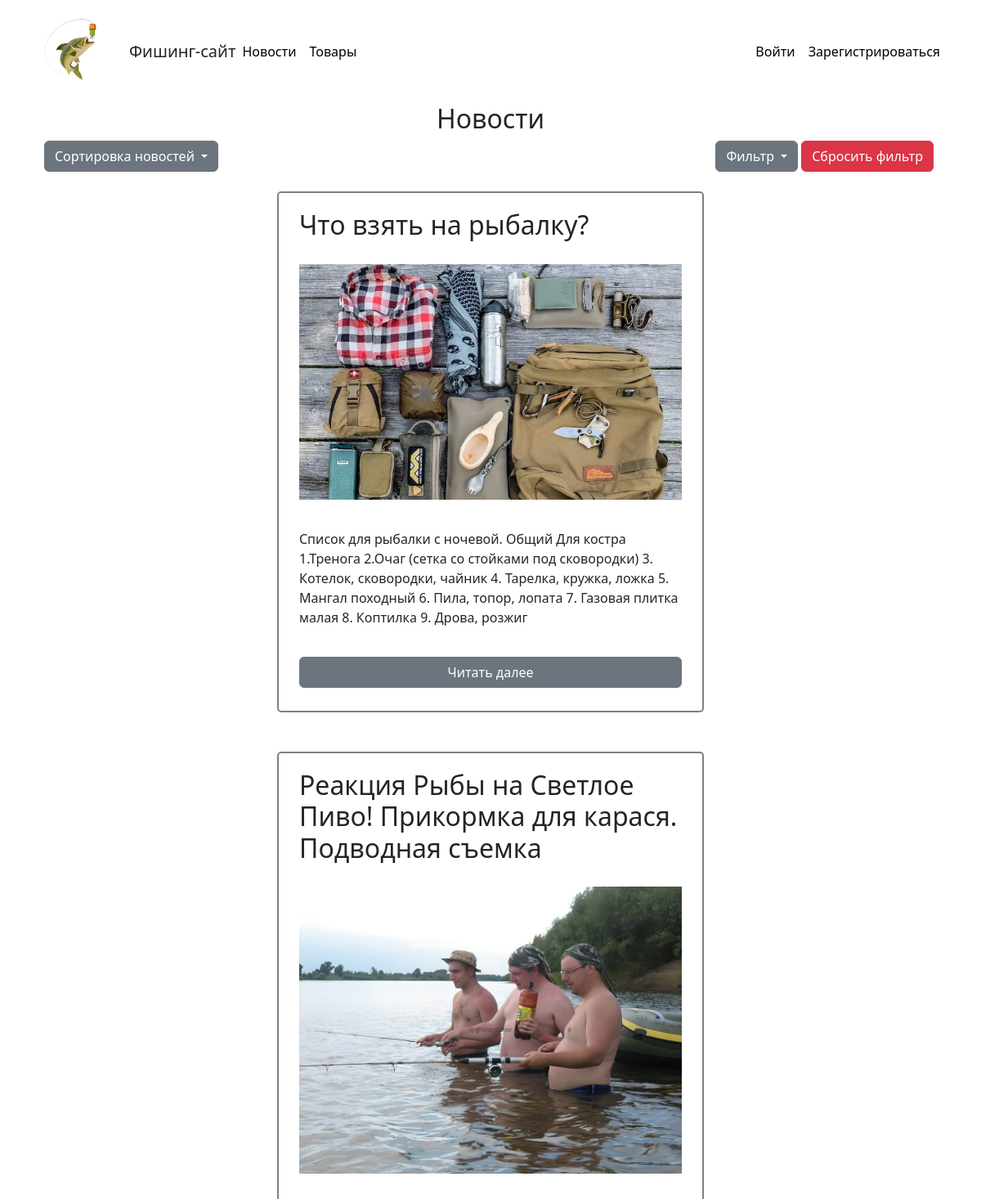
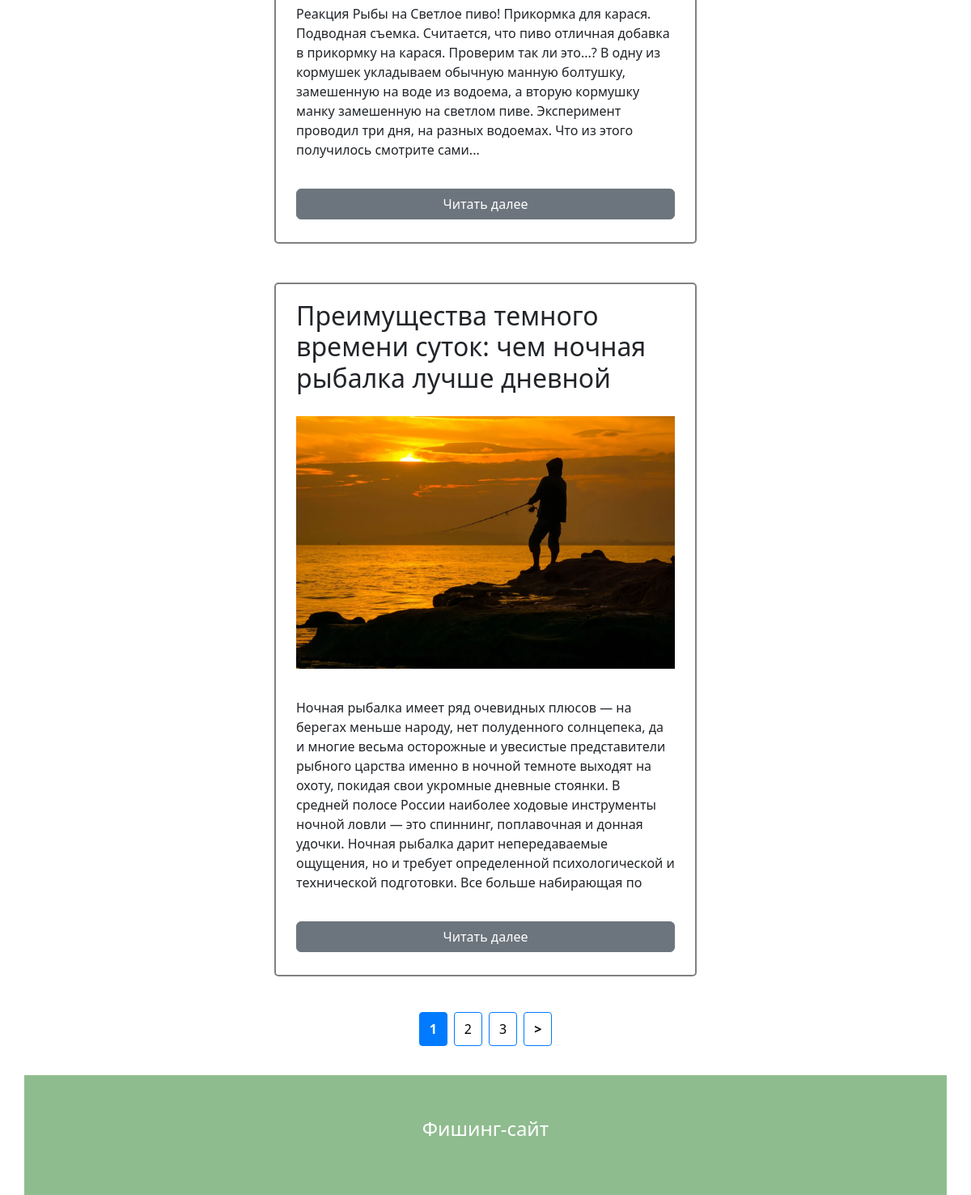
Page /news/ on the committed database (2 pictures, top to bottom).
### core/app/news/models.py (models this page shows)
class News(db.Model):
    __tablename__ = "news"
    id = db.Column(db.Integer, primary_key=True)
    title = db.Column(db.String(100), nullable=False)
    picture = db.Column(
        db.String(200),
        nullable=True,
    )
    text = db.Column(
        db.String(500),
        nullable=False,
    )
    author_id = db.Column(db.Integer, db.ForeignKey("users.id", name="author"))
    author = db.relationship(User)
    news_type = db.Column(
        sqlalchemy.Enum(NewsType),
        default=NewsType.regular,
    )
    is_published = db.Column(
        db.Boolean,
        nullable=False,
        default=True,
    )
    created_at = db.Column(db.DateTime, default=datetime.now)

### core/routes/news/routes.py (the view)
@news_bp.route("/news/", methods=["GET"])
def get_news():
    page = request.args.get("page")
    news_type = request.args.get("news_type")
    sorting = request.args.get("sorting")
    use_case = GetNewsUseCase(
        news_service=NewsService,
    )
    page = abs(int(page)) if page else 1
    news, page_quantity = use_case.execute(
        page=page, news_type=news_type, sorting=sorting
    )
    return render_template(
        "news/news.html",
        news=news,
        page=page,
        page_quantity=page_quantity,
        news_type=news_type,
        sorting=sorting,
    )

### core/app/news/services.py (called while the page is built)
    def get_published_news(
        page: str | None, news_type: str | None, sorting: str | None
    ):
        sorting = sorting if sorting else "default"
        query = db.session.query(News).filter(News.is_published == True)
        if news_type:
            query = query.filter(News.news_type == news_type)
        news = query.order_by(desc(NewsService.SORTING_TYPES[sorting])).all()
        news_quantity = len(news)
        return news[(page - 1) * 3 : page * 3], news_quantity

### core/app/news/use_cases.py (called while the page is built)
    def execute(self, page: str | None, news_type: str | None, sorting: str | None):
        news, news_quantity = self.news_service.get_published_news(
            page=page, news_type=news_type, sorting=sorting
        )
        page_quantity = math.ceil(news_quantity / 4)
        return news, page_quantity

### templates/news/news.html (shortened to what this page needs)
{% extends "base.html" %}
{% block content %}
<div class="container">
    <h2 class="text-center">Новости</h2>
    <div class="dropdown">
        <div class="row d-flex justify-content-between">
            <div class="col-4">
                <button class="btn btn-secondary dropdown-toggle" type="button" id="dropdownMenuButton1"
                         data-bs-toggle="dropdown" aria-expanded="false">
                    Сортировка новостей
                </button>
            </div>
            <div class="col-4 d-flex justify-content-end">
                <div>
                        <button class="btn btn-secondary dropdown-toggle" type="button" id="dropdownMenuButton1"
                            data-bs-toggle="dropdown" aria-expanded="false">
                        Фильтр
                    </button>
                </div>
                <a class="btn btn-danger mx-1" href="/news/">Сбросить фильтр</a>
            </div>
        </div>
    </div>
    <div class="">
        <div class="row d-flex justify-content-center">
            {% for item in news %}
            <div class="row d-flex justify-content-center">
                <div class="col-12 col-md-6 my-4">
                    {% if item.news_type.value == "regular" %}
                        <div class="news_block">
                            <div>
                                <h2>{{ item.title }}</h2>
                            </div>
                            <div>
                                <p><img class="w-100" src="../{{ item.picture }}" alt=""></p>
                            </div>
                            <div>
                                <p>{{ item.text }}</p>
                            </div>
                            <a href="/news/{{ item.id }}" class="btn btn-secondary mb-2">Читать далее</a>
                        </div>
                    {% endif %}
                </div>
            </div>
            {% endfor %}
        </div>
    </div>
    <div class="pagination">
        <a href="" class="pag active">1</a>
        <a class="pag">2</a>
        <a class="pag">3</a>
        <a onclick="handleClickNext()" href="" class="next">></a>
    </div>
</div>
{% endblock %}

### static/css/styles.css (style rules this page uses)
.news_block { border-radius: 5px; border: 2px solid grey; padding: 20px 25px 20px 25px; display: flex; flex-direction: column; gap: 20px }

### static/css/pagination.css (style rules this page uses)
.pagination { display: flex; justify-content: center; padding: 20px; }
.pagination a { color: black; padding: 8px 12px; text-decoration: none; margin: 0 4px; border: 1px solid #007bff; border-radius: 4px; transition: background-color 0.3s, color 0.3s; }
.pagination .active { background-color: #007bff; color: white; font-weight: bold; }
.pagination .prev, .pagination .next { font-weight: bold; }

### rows in the picture
News: title "Что взять на рыбалку?", picture (picture), text "Список для рыбалки с ночевой. Общий Для костра 1.Тренога 2.Очаг (сетка со стойками под сковородки) 3. Котелок, сковородки, чайник 4. Тарелка, кружка, ложка 5. Мангал походный 6. Пила, топор, лопата 7. Газовая плитка малая 8. Коптилка 9. Дрова, розжиг"
News: title "Реакция Рыбы на Светлое Пиво! Прикормка для карася. Подводная съемка⁠⁠", picture (picture), text "Реакция Рыбы на Светлое пиво! Прикормка для карася. Подводная съемка. Считается, что пиво отличная добавка в прикормку на карася. Проверим так ли это...? В одну из кормушек укладываем обычную манную болтушку, замешенную на воде из водоема, а вторую кормушку манку замешенную на светлом пиве. Эксперимент проводил три дня, на разных водоемах. Что из этого получилось смотрите сами..."
News: title "Преимущества темного времени суток: чем ночная рыбалка лучше дневной", picture (picture), text "Ночная рыбалка имеет ряд очевидных плюсов — на берегах меньше народу, нет полуденного солнцепека, да и многие весьма осторожные и увесистые представители рыбного царства именно в ночной темноте выходят на охоту, покидая свои укромные дневные стоянки. В средней полосе России наиболее ходовые инструменты ночной ловли — это спиннинг, поплавочная и донная удочки. Ночная рыбалка дарит непередаваемые ощущения, но и требует определенной психологической и технической подготовки. Все больше набирающая по"
